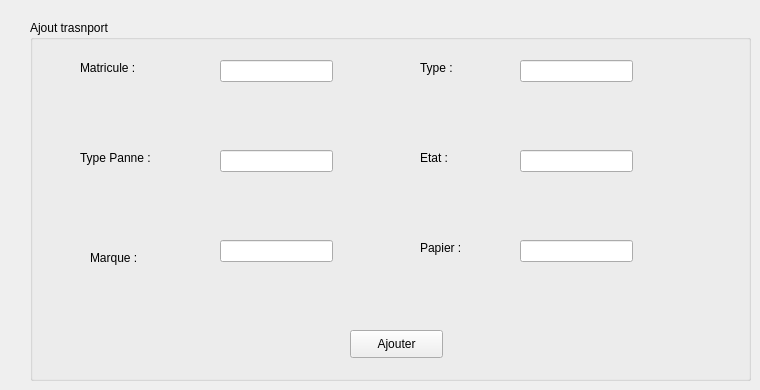
      <widget class="QWidget" name="tab">
       <attribute name="title">
        <string>Ajouter un moy de transpot</string>
       </attribute>
       <widget class="QGroupBox" name="groupBox_7">
        <property name="geometry">
         <rect>
          <x>30</x>
          <y>20</y>
          <width>721</width>
          <height>361</height>
         </rect>
        </property>
        <property name="title">
         <string>Ajout trasnport</string>
        </property>
        <widget class="QLabel" name="label_32">
         <property name="geometry">
          <rect>
           <x>50</x>
           <y>40</y>
           <width>56</width>
           <height>16</height>
          </rect>
         </property>
         <property name="text">
          <string>Matricule :</string>
         </property>
        </widget>
        <widget class="QLabel" name="label_33">
         <property name="geometry">
          <rect>
           <x>50</x>
           <y>130</y>
           <width>81</width>
           <height>16</height>
          </rect>
         </property>
         <property name="text">
          <string>Type Panne :</string>
         </property>
        </widget>
        <widget class="QLabel" name="label_34">
         <property name="geometry">
          <rect>
           <x>60</x>
           <y>230</y>
           <width>56</width>
           <height>16</height>
          </rect>
         </property>
         <property name="text">
          <string>Marque :</string>
         </property>
        </widget>
        <widget class="QLabel" name="label_37">
         <property name="geometry">
          <rect>
           <x>390</x>
           <y>40</y>
           <width>56</width>
           <height>16</height>
          </rect>
         </property>
         <property name="text">
          <string>Type :</string>
         </property>
        </widget>
        <widget class="QLabel" name="label_38">
         <property name="geometry">
          <rect>
           <x>390</x>
           <y>130</y>
           <width>56</width>
           <height>16</height>
          </rect>
         </property>
         <property name="text">
          <string>Etat :</string>
         </property>
        </widget>
        <widget class="QLabel" name="label_39">
         <property name="geometry">
          <rect>
           <x>390</x>
           <y>220</y>
           <width>56</width>
           <height>16</height>
          </rect>
         </property>
         <property name="text">
          <string>Papier :</string>
         </property>
        </widget>
        <widget class="QLineEdit" name="la_matricule">
         <property name="geometry">
          <rect>
           <x>190</x>
           <y>40</y>
           <width>113</width>
           <height>22</height>
          </rect>
         </property>
        </widget>
        <widget class="QLineEdit" name="le_typepanne">
         <property name="geometry">
          <rect>
           <x>190</x>
           <y>130</y>
           <width>113</width>
           <height>22</height>
          </rect>
         </property>
        </widget>
        <widget class="QLineEdit" name="la_Marque">
         <property name="geometry">
          <rect>
           <x>190</x>
           <y>220</y>
           <width>113</width>
           <height>22</height>
          </rect>
         </property>
        </widget>
        <widget class="QLineEdit" name="le_type">
         <property name="geometry">
          <rect>
           <x>490</x>
           <y>130</y>
           <width>113</width>
           <height>22</height>
          </rect>
         </property>
        </widget>
        <widget class="QLineEdit" name="l_etat">
         <property name="geometry">
          <rect>
           <x>490</x>
           <y>40</y>
           <width>113</width>
           <height>22</height>
          </rect>
         </property>
        </widget>
        <widget class="QLineEdit" name="les_Papiers">
         <property name="geometry">
          <rect>
           <x>490</x>
           <y>220</y>
           <width>113</width>
           <height>22</height>
          </rect>
         </property>
        </widget>
        <widget class="QPushButton" name="pb_ajouter">
         <property name="geometry">
          <rect>
           <x>320</x>
           <y>310</y>
           <width>93</width>
           <height>28</height>
          </rect>
         </property>
         <property name="text">
          <string>Ajouter</string>
         </property>
        </widget>
       </widget>
      </widget>
